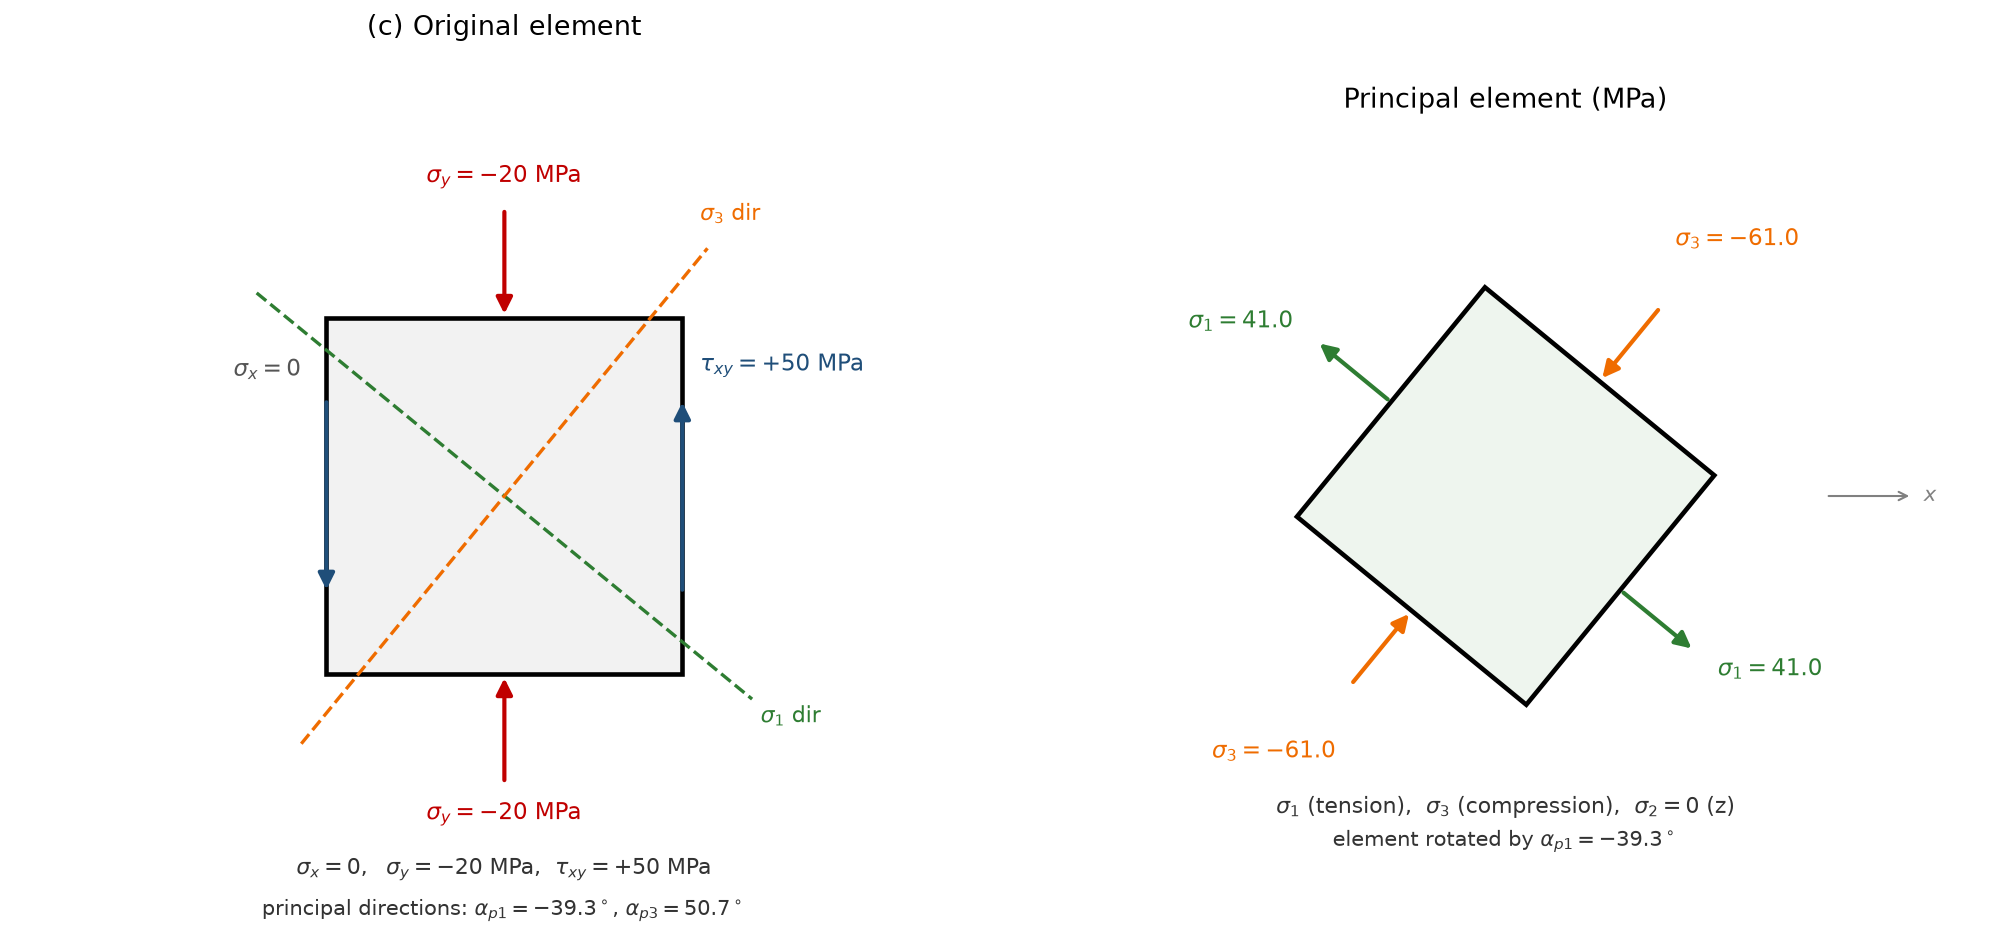

Generate this figure with Python:
"""
9.2(c) 主单元体绘制（清理版：标注全部移到图形外侧，避免重叠）
原始应力: sigma_x = 0, sigma_y = -20 MPa, tau_xy = +50 MPa
主应力 : sigma_1 ≈ 41.0, sigma_2 = 0, sigma_3 ≈ -61.0 MPa
主方向 : alpha_p1 ≈ -39.3°（sigma_1 方向，自 x 轴顺时针）
"""

import numpy as np
import matplotlib.pyplot as plt
from matplotlib.patches import Polygon

plt.rcParams['font.sans-serif'] = ['DejaVu Sans']
plt.rcParams['axes.unicode_minus'] = False
plt.rcParams['text.usetex'] = False

# ---------------- mechanics ----------------
sx, sy, txy = 0.0, -20.0, 50.0
c = (sx + sy) / 2.0
R = np.hypot((sx - sy) / 2.0, txy)
s1, s3 = c + R, c - R
ap = 0.5 * np.degrees(np.arctan2(-2.0 * txy, sx - sy))   # sigma_1 direction
ap3 = ap + 90.0

print(f"center = {c:.2f}, R = {R:.2f}")
print(f"sigma_1 = {s1:.2f}, sigma_3 = {s3:.2f}")
print(f"alpha_p1 = {ap:.2f} deg, alpha_p3 = {ap3:.2f} deg")

fig, (axL, axR) = plt.subplots(1, 2, figsize=(13.5, 6.6))
for ax, xl in ((axL, 2.75), (axR, 3.30)):
    ax.set_aspect('equal')
    ax.axis('off')
    ax.set_xlim(-xl, xl)
    ax.set_ylim(-2.45, 2.45)

WB = dict(boxstyle='round,pad=0.18', fc='white', ec='none', alpha=0.92)


def arr(ax, p0, p1, color='k', lw=2.0, ms=16):
    ax.annotate('', xy=p1, xytext=p0,
                arrowprops=dict(arrowstyle='-|>', color=color, lw=lw,
                                mutation_scale=ms))

# ======================= LEFT: original element =======================
a = 1.0
axL.add_patch(Polygon([(-a, -a), (a, -a), (a, a), (-a, a)], closed=True,
                      facecolor='#f2f2f2', edgecolor='k', lw=2.2))

# sigma_y = -20 MPa（压应力，箭头指向面内）
arr(axL, (0, 1.62), (0, 1.0), '#c00000')
arr(axL, (0, -1.62), (0, -1.0), '#c00000')
axL.text(0, 1.72, r'$\sigma_y=-20$ MPa', color='#c00000',
         ha='center', va='bottom', fontsize=11)
axL.text(0, -1.72, r'$\sigma_y=-20$ MPa', color='#c00000',
         ha='center', va='top', fontsize=11)

# tau_xy = +50 MPa（右面向上、左面向下）
arr(axL, (a, -0.55), (a, 0.55), '#1f4e79')
arr(axL, (-a, 0.55), (-a, -0.55), '#1f4e79')
axL.text(1.10, 0.66, r'$\tau_{xy}=+50$ MPa', color='#1f4e79',
         ha='left', va='bottom', fontsize=11)

# sigma_x = 0（左右竖直面无水平正应力）
axL.text(-1.14, 0.64, r'$\sigma_x=0$', color='#555555',
         ha='right', va='bottom', fontsize=11, bbox=WB)

# 主方向（虚线）
th = np.radians(ap)
th3 = th + np.pi / 2
L = 1.80
axL.plot([-L * np.cos(th), L * np.cos(th)],
         [-L * np.sin(th), L * np.sin(th)], '--', color='#2e7d32', lw=1.6)
axL.plot([-L * np.cos(th3), L * np.cos(th3)],
         [-L * np.sin(th3), L * np.sin(th3)], '--', color='#ef6c00', lw=1.6)

axL.text(1.44, -1.24, r'$\sigma_1$ dir', color='#2e7d32',
         ha='left', va='center', fontsize=10.5, bbox=WB)
axL.text(1.10, 1.52, r'$\sigma_3$ dir', color='#ef6c00',
         ha='left', va='bottom', fontsize=10.5, bbox=WB)

axL.text(0, -2.10,
         r'$\sigma_x=0,\ \ \sigma_y=-20$ MPa, $\ \tau_{xy}=+50$ MPa',
         ha='center', va='center', fontsize=10.5, color='#333333')
axL.text(0, -2.33,
         r'principal directions: $\alpha_{p1}=-39.3^\circ$, $\alpha_{p3}=50.7^\circ$',
         ha='center', va='center', fontsize=10, color='#333333')
axL.set_title('(c) Original element', fontsize=13, pad=12)

# ======================= RIGHT: principal element =======================
e1 = np.array([np.cos(th), np.sin(th)])      # sigma_1 轴
e2 = np.array([-np.sin(th), np.cos(th)])     # sigma_3 轴

axR.add_patch(Polygon([a * e1 + a * e2, -a * e1 + a * e2,
                       -a * e1 - a * e2, a * e1 - a * e2], closed=True,
                      facecolor='#eef5ee', edgecolor='k', lw=2.2))

# sigma_1 拉应力：箭头沿 +-e1 向外
arr(axR, a * e1, 1.65 * e1, '#2e7d32')
arr(axR, -a * e1, -1.65 * e1, '#2e7d32')
# sigma_3 压应力：箭头沿 +-e2 向内
arr(axR, 1.65 * e2, a * e2, '#ef6c00')
arr(axR, -1.65 * e2, -a * e2, '#ef6c00')

# 标注一律放在箭杆延长线之外
p = 1.85 * e1
axR.text(p[0], p[1], r'$\sigma_1=41.0$', color='#2e7d32',
         ha='left', va='center', fontsize=11, bbox=WB)
p = -1.85 * e1
axR.text(p[0], p[1], r'$\sigma_1=41.0$', color='#2e7d32',
         ha='right', va='center', fontsize=11, bbox=WB)
p = 2.00 * e2 - 0.16 * e1
axR.text(p[0], p[1], r'$\sigma_3=-61.0$', color='#ef6c00',
         ha='left', va='bottom', fontsize=11, bbox=WB)
p = -2.00 * e2 + 0.16 * e1
axR.text(p[0], p[1], r'$\sigma_3=-61.0$', color='#ef6c00',
         ha='right', va='top', fontsize=11, bbox=WB)

# x 轴指示
axR.annotate('', xy=(2.75, 0.0), xytext=(2.15, 0.0),
             arrowprops=dict(arrowstyle='->', lw=1.0, color='gray'))
axR.text(2.82, 0.0, r'$x$', fontsize=10, va='center', color='gray')

axR.text(0, -2.10,
         r'$\sigma_1$ (tension), $\ \sigma_3$ (compression), $\ \sigma_2=0$ (z)',
         ha='center', va='center', fontsize=10.5, color='#333333')
axR.text(0, -2.33,
         r'element rotated by $\alpha_{p1}=-39.3^\circ$',
         ha='center', va='center', fontsize=10, color='#333333')
axR.set_title('Principal element (MPa)', fontsize=13, pad=12)

plt.tight_layout()
plt.savefig('/workspace/principal_element_9_2c.png', dpi=150, bbox_inches='tight')
print("saved: /workspace/principal_element_9_2c.png")
